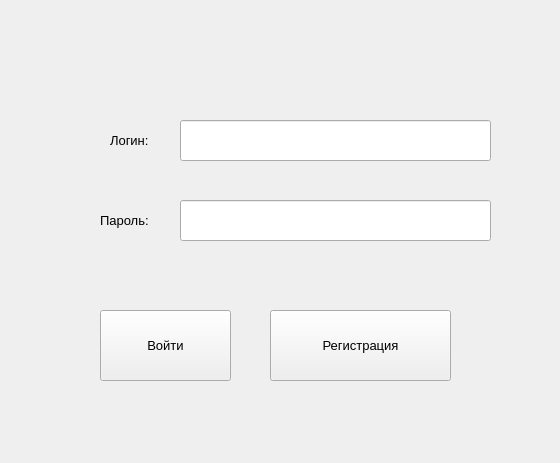
<?xml version="1.0" encoding="UTF-8"?>
<ui version="4.0">
 <class>authorizationWindow</class>
 <widget class="QMainWindow" name="authorizationWindow">
  <property name="geometry">
   <rect>
    <x>0</x>
    <y>0</y>
    <width>560</width>
    <height>463</height>
   </rect>
  </property>
  <property name="windowTitle">
   <string>MainWindow</string>
  </property>
  <widget class="QWidget" name="centralwidget">
   <widget class="QPushButton" name="loginButton">
    <property name="geometry">
     <rect>
      <x>100</x>
      <y>310</y>
      <width>131</width>
      <height>71</height>
     </rect>
    </property>
    <property name="font">
     <font>
      <pointsize>10</pointsize>
     </font>
    </property>
    <property name="text">
     <string>Войти</string>
    </property>
    <property name="iconSize">
     <size>
      <width>40</width>
      <height>100</height>
     </size>
    </property>
    <property name="checkable">
     <bool>false</bool>
    </property>
   </widget>
   <widget class="QPushButton" name="registrationButton">
    <property name="geometry">
     <rect>
      <x>270</x>
      <y>310</y>
      <width>181</width>
      <height>71</height>
     </rect>
    </property>
    <property name="font">
     <font>
      <pointsize>10</pointsize>
     </font>
    </property>
    <property name="text">
     <string>Регистрация</string>
    </property>
   </widget>
   <widget class="QLineEdit" name="loginInput">
    <property name="geometry">
     <rect>
      <x>180</x>
      <y>120</y>
      <width>311</width>
      <height>41</height>
     </rect>
    </property>
   </widget>
   <widget class="QLineEdit" name="passwordInput">
    <property name="geometry">
     <rect>
      <x>180</x>
      <y>200</y>
      <width>311</width>
      <height>41</height>
     </rect>
    </property>
    <property name="echoMode">
     <enum>QLineEdit::Password</enum>
    </property>
   </widget>
   <widget class="QLabel" name="loginLabel">
    <property name="geometry">
     <rect>
      <x>110</x>
      <y>130</y>
      <width>55</width>
      <height>21</height>
     </rect>
    </property>
    <property name="font">
     <font>
      <pointsize>10</pointsize>
     </font>
    </property>
    <property name="text">
     <string>Логин:</string>
    </property>
   </widget>
   <widget class="QLabel" name="passwordLabel">
    <property name="geometry">
     <rect>
      <x>100</x>
      <y>210</y>
      <width>71</width>
      <height>21</height>
     </rect>
    </property>
    <property name="font">
     <font>
      <pointsize>10</pointsize>
     </font>
    </property>
    <property name="text">
     <string>Пароль:</string>
    </property>
   </widget>
  </widget>
 </widget>
 <resources/>
 <connections/>
</ui>
